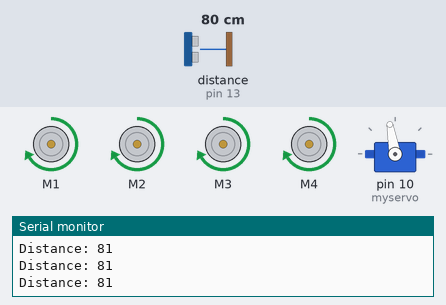
A sketch run on a simulated Arduino Uno, built with avr-gcc and run on an emulated ATmega328P. Shown: 4 × DC motor (green arrow = forward, orange = backward, longer = faster), servo, the last lines printed to the serial monitor. The test bench sets the inputs (shaded band); at power-on: distance to the obstacle (sensor on pin 13) 80 cm. The echo pulse lasts 58.3 µs per cm.

Above: at 3.2 s.
3.3 s: distance to the obstacle (sensor on pin 13) set to 27 cm
4.8 s: distance to the obstacle (sensor on pin 13) set to 23 cm
At 7.6 s:
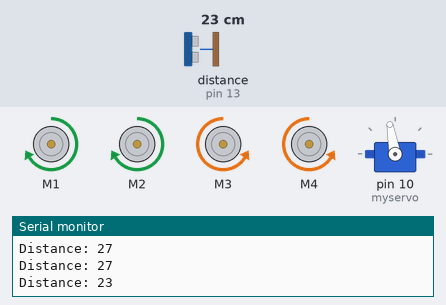
7.8 s: distance to the obstacle (sensor on pin 13) set to 35 cm
At 8.05 s:
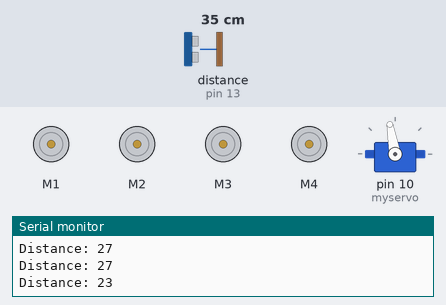
9.6 s: distance to the obstacle (sensor on pin 13) set to 2 cm
At 10.7 s:
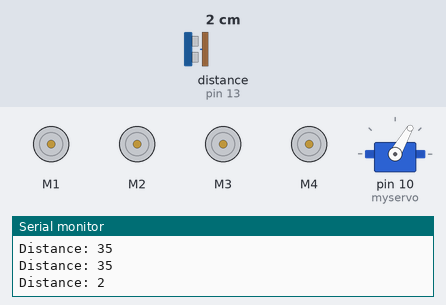
Timing chart, 0 to 13.6 s (numbered marks = the images above; inputs shaded):
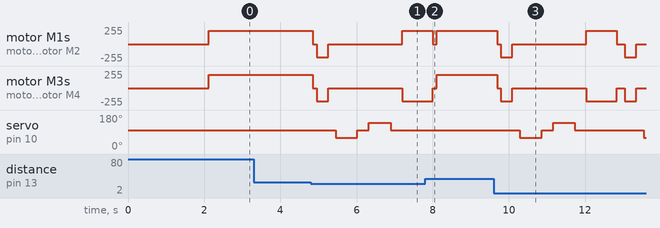

Measured:
- the behaviour switches between 26 and 25 cm on distance to the obstacle (sensor on pin 13) (found by bisection; images 0 and 1)
- after the input at 4.8 s, motor M1, motor M2: forward 200/255 → stopped after 0.05 s, → backward 200/255 0.10 s later, → stopped 0.30 s later, → forward 200/255 1.9 s later
- after the input at 7.8 s, servo on pin 10 (myservo): stays 100° (without the input it goes to 60° after 0.91 s)
- after the input at 9.6 s, motor M1, motor M2: forward 200/255 → stopped after 0.09 s, → backward 200/255 0.10 s later, → stopped 0.30 s later, → forward 200/255 1.9 s later, … (7 changes in this stretch)

The sketch:

ARDUINO_OBSTACLE_AVOIDING_CAR.ino
```cpp
// ULTRASONIC OBSTACLE AVOIDING CAR BASED ON ARDUINO
// Libraries required:
// 1. Adafruit Motor Shield library (NOT V2)
// 2. NewPing Library

#include <AFMotor.h>
#include <NewPing.h>
#include <Servo.h>

// Ultrasonic pins (use digital pins instead of A0/A1)
#define TRIG_PIN 12
#define ECHO_PIN 13
#define MAX_DISTANCE 200

// Motor objects for Adafruit Motor Shield
AF_DCMotor motor1(1);
AF_DCMotor motor2(2);
AF_DCMotor motor3(3);
AF_DCMotor motor4(4);

// Servo object (attach to pin 10 to avoid conflict with motor shield)
Servo myservo;

// Ultrasonic sensor object
NewPing sonar(TRIG_PIN, ECHO_PIN, MAX_DISTANCE);

// Variables
int distance = 100;

void setup() {
  Serial.begin(9600);

  // Set motor speeds
  motor1.setSpeed(200);
  motor2.setSpeed(200);
  motor3.setSpeed(200);
  motor4.setSpeed(200);

  // Initialize servo at center position
  myservo.attach(10);
  myservo.write(100);  // center
  delay(2000);

  // Initial distance check
  distance = checkDistance();
}

void loop() {
  int distanceRight = 0;
  int distanceLeft = 0;
  delay(40);

  if (distance <= 25) {   // Obstacle detected
    stopMovement();
    delay(100);

    moveBackward();
    delay(300);
    stopMovement();
    delay(200);

    // Check distances left and right
    distanceRight = checkRightDistance();
    distanceLeft  = checkLeftDistance();

    if (distanceRight > distanceLeft) {
      turnRight();
    } else {
      turnLeft();
    }
  } else {
    moveForward();
  }

  distance = checkDistance();
  Serial.print("Distance: ");
  Serial.println(distance);
}

// ===== Functions =====

int checkRightDistance() {
  myservo.write(60);   // look right
  delay(500);
  int dist = checkDistance();
  myservo.write(100);  // back to center
  delay(300);
  return dist;
}

int checkLeftDistance() {
  myservo.write(140);  // look left
  delay(500);
  int dist = checkDistance();
  myservo.write(100);  // back to center
  delay(300);
  return dist;
}

int checkDistance() {
  delay(70);
  int cm = sonar.ping_cm();
  if (cm == 0) {
    cm = 250;  // if no object detected
  }
  return cm;
}

void stopMovement() {
  motor1.run(RELEASE);
  motor2.run(RELEASE);
  motor3.run(RELEASE);
  motor4.run(RELEASE);
}

void moveForward() {
  motor1.run(FORWARD);
  motor2.run(FORWARD);
  motor3.run(FORWARD);
  motor4.run(FORWARD);
}

void moveBackward() {
  motor1.run(BACKWARD);
  motor2.run(BACKWARD);
  motor3.run(BACKWARD);
  motor4.run(BACKWARD);
}

void turnLeft() {
  motor1.run(FORWARD);
  motor2.run(FORWARD);
  motor3.run(BACKWARD);
  motor4.run(BACKWARD);
  delay(800);  // longer turn
  stopMovement();
}

void turnRight() {
  motor1.run(BACKWARD);
  motor2.run(BACKWARD);
  motor3.run(FORWARD);
  motor4.run(FORWARD);
  delay(800);  // longer turn
  stopMovement();
}
```
